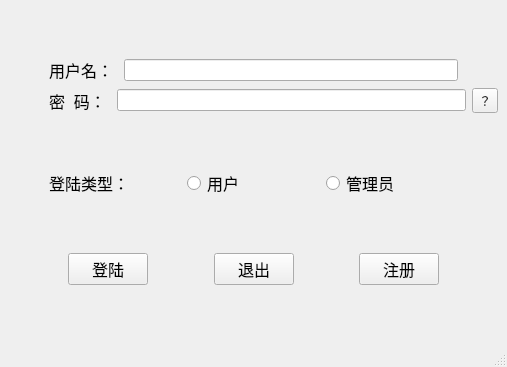
<?xml version="1.0" encoding="UTF-8"?>
<ui version="4.0">
 <class>Start_n_login_window</class>
 <widget class="QMainWindow" name="Start_n_login_window">
  <property name="geometry">
   <rect>
    <x>0</x>
    <y>0</y>
    <width>507</width>
    <height>367</height>
   </rect>
  </property>
  <property name="font">
   <font>
    <pointsize>9</pointsize>
   </font>
  </property>
  <property name="windowTitle">
   <string>登陆&amp;注册</string>
  </property>
  <widget class="QWidget" name="centralwidget">
   <layout class="QVBoxLayout" name="verticalLayout">
    <item>
     <layout class="QVBoxLayout" name="verticalLayout_2">
      <item>
       <layout class="QHBoxLayout" name="horizontalLayout">
        <item>
         <spacer name="horizontalSpacer_7">
          <property name="orientation">
           <enum>Qt::Horizontal</enum>
          </property>
          <property name="sizeType">
           <enum>QSizePolicy::Minimum</enum>
          </property>
          <property name="sizeHint" stdset="0">
           <size>
            <width>40</width>
            <height>20</height>
           </size>
          </property>
         </spacer>
        </item>
        <item>
         <widget class="QLabel" name="user">
          <property name="font">
           <font>
            <pointsize>12</pointsize>
           </font>
          </property>
          <property name="text">
           <string>用户名： </string>
          </property>
         </widget>
        </item>
        <item>
         <widget class="QLineEdit" name="userline"/>
        </item>
        <item>
         <spacer name="horizontalSpacer_9">
          <property name="orientation">
           <enum>Qt::Horizontal</enum>
          </property>
          <property name="sizeType">
           <enum>QSizePolicy::Minimum</enum>
          </property>
          <property name="sizeHint" stdset="0">
           <size>
            <width>40</width>
            <height>20</height>
           </size>
          </property>
         </spacer>
        </item>
       </layout>
      </item>
      <item>
       <layout class="QHBoxLayout" name="horizontalLayout_3">
        <item>
         <spacer name="horizontalSpacer_8">
          <property name="orientation">
           <enum>Qt::Horizontal</enum>
          </property>
          <property name="sizeType">
           <enum>QSizePolicy::Minimum</enum>
          </property>
          <property name="sizeHint" stdset="0">
           <size>
            <width>40</width>
            <height>20</height>
           </size>
          </property>
         </spacer>
        </item>
        <item>
         <widget class="QLabel" name="password">
          <property name="font">
           <font>
            <pointsize>12</pointsize>
           </font>
          </property>
          <property name="text">
           <string>密  码： </string>
          </property>
         </widget>
        </item>
        <item>
         <widget class="QLineEdit" name="passwordline">
          <property name="echoMode">
           <enum>QLineEdit::Password</enum>
          </property>
         </widget>
        </item>
        <item>
         <widget class="QToolButton" name="showpawd">
          <property name="font">
           <font>
            <pointsize>9</pointsize>
           </font>
          </property>
          <property name="text">
           <string>？</string>
          </property>
         </widget>
        </item>
       </layout>
      </item>
     </layout>
    </item>
    <item>
     <layout class="QHBoxLayout" name="horizontalLayout_2">
      <item>
       <layout class="QHBoxLayout" name="horizontalLayout_4">
        <item>
         <spacer name="horizontalSpacer_5">
          <property name="orientation">
           <enum>Qt::Horizontal</enum>
          </property>
          <property name="sizeType">
           <enum>QSizePolicy::Maximum</enum>
          </property>
          <property name="sizeHint" stdset="0">
           <size>
            <width>40</width>
            <height>20</height>
           </size>
          </property>
         </spacer>
        </item>
        <item>
         <widget class="QLabel" name="label">
          <property name="font">
           <font>
            <pointsize>12</pointsize>
           </font>
          </property>
          <property name="text">
           <string>登陆类型： </string>
          </property>
         </widget>
        </item>
        <item>
         <widget class="QRadioButton" name="selectuser">
          <property name="font">
           <font>
            <pointsize>12</pointsize>
           </font>
          </property>
          <property name="text">
           <string>用户</string>
          </property>
         </widget>
        </item>
        <item>
         <widget class="QRadioButton" name="selectadmin">
          <property name="font">
           <font>
            <pointsize>12</pointsize>
           </font>
          </property>
          <property name="text">
           <string>管理员</string>
          </property>
         </widget>
        </item>
        <item>
         <spacer name="horizontalSpacer_6">
          <property name="orientation">
           <enum>Qt::Horizontal</enum>
          </property>
          <property name="sizeType">
           <enum>QSizePolicy::Maximum</enum>
          </property>
          <property name="sizeHint" stdset="0">
           <size>
            <width>40</width>
            <height>20</height>
           </size>
          </property>
         </spacer>
        </item>
       </layout>
      </item>
     </layout>
    </item>
    <item>
     <layout class="QHBoxLayout" name="horizontalLayout_5">
      <item>
       <spacer name="horizontalSpacer_2">
        <property name="orientation">
         <enum>Qt::Horizontal</enum>
        </property>
        <property name="sizeHint" stdset="0">
         <size>
          <width>40</width>
          <height>20</height>
         </size>
        </property>
       </spacer>
      </item>
      <item>
       <widget class="QPushButton" name="login">
        <property name="font">
         <font>
          <pointsize>12</pointsize>
         </font>
        </property>
        <property name="text">
         <string>登陆</string>
        </property>
       </widget>
      </item>
      <item>
       <spacer name="horizontalSpacer">
        <property name="orientation">
         <enum>Qt::Horizontal</enum>
        </property>
        <property name="sizeHint" stdset="0">
         <size>
          <width>40</width>
          <height>20</height>
         </size>
        </property>
       </spacer>
      </item>
      <item>
       <widget class="QPushButton" name="quit">
        <property name="font">
         <font>
          <pointsize>12</pointsize>
         </font>
        </property>
        <property name="text">
         <string>退出</string>
        </property>
       </widget>
      </item>
      <item>
       <spacer name="horizontalSpacer_4">
        <property name="orientation">
         <enum>Qt::Horizontal</enum>
        </property>
        <property name="sizeHint" stdset="0">
         <size>
          <width>17</width>
          <height>16</height>
         </size>
        </property>
       </spacer>
      </item>
      <item>
       <widget class="QPushButton" name="signup">
        <property name="font">
         <font>
          <pointsize>12</pointsize>
         </font>
        </property>
        <property name="text">
         <string>注册</string>
        </property>
       </widget>
      </item>
      <item>
       <spacer name="horizontalSpacer_3">
        <property name="orientation">
         <enum>Qt::Horizontal</enum>
        </property>
        <property name="sizeHint" stdset="0">
         <size>
          <width>40</width>
          <height>20</height>
         </size>
        </property>
       </spacer>
      </item>
     </layout>
    </item>
   </layout>
  </widget>
  <widget class="QMenuBar" name="menubar">
   <property name="geometry">
    <rect>
     <x>0</x>
     <y>0</y>
     <width>507</width>
     <height>25</height>
    </rect>
   </property>
  </widget>
  <widget class="QStatusBar" name="statusbar"/>
 </widget>
 <resources/>
 <connections/>
</ui>
